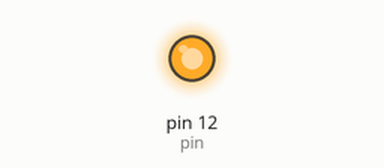
The sketch below on a simulated Arduino Uno, built with avr-gcc and run on an emulated ATmega328P. Shown: output pins drawn as LEDs (lit = HIGH). Random numbers use the default seed unless the sketch sets one.

Above: at 0.1 s.
At 36.9 s:
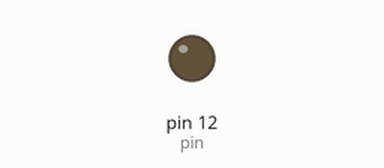
Timing chart, 0 to 40.0 s (numbered marks = the images above):
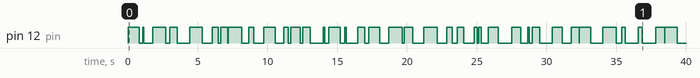

The sketch:

BlinkMask.ino
```cpp
/* Blinking Mask
*/


long randNumber;
int pin = 12;

void setup() {
  // put your setup code here, to run once:
  pinMode(pin, OUTPUT);

}

void loop() {
  // put your main code here, to run repeatedly:
  digitalWrite(pin, HIGH);   // turn the LED on (HIGH is the voltage level)
  randNumber = random(0, 1000);
  delay(randNumber);              // wait
  digitalWrite(pin, LOW);    // turn the LED off by making the voltage LOW
  randNumber = random(0, 1000);
  delay(randNumber);              // wait
}
```
